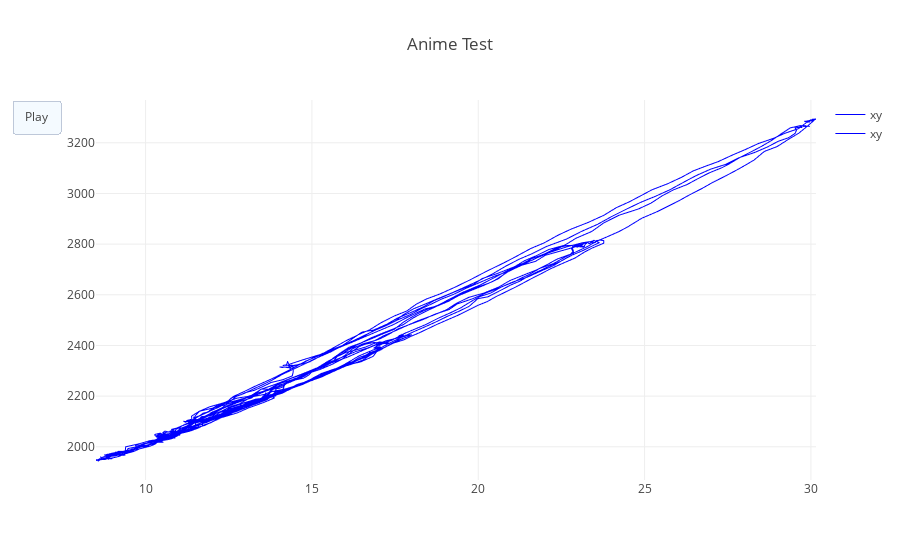

Notebook cell for this chart:
### Code cell
trace0 = go.Scattergl(
        x = ynew[adjX:],
        y = SensorData[adjY:],
        name ="xy",
        mode = 'lines',
        line=dict(
            width=1, color='blue'
        )
)
data2 = [trace0,trace0]

layout2=dict(
            title='Anime Test', hovermode='closest',
            updatemenus= [{'type': 'buttons',
                           'buttons': [{'label': 'Play',
                                        'method': 'animate',
                                        'args': [None]}]}])

M = (len(SensorData)-adjY)//10
x2 = ynew[adjX::10]
y2 = SensorData[adjY::10]
frames2=[dict(data=[dict(x=[x2[k]], 
                        y=[y2[k]], 
                        mode='markers', 
                        marker=dict(color='red', size=10)
                        )
                  ]) for k in range(M-2)]  

figure2 = dict(data=data2, layout=layout2, frames=frames2)
iplot(figure2, filename='Animation')

### Figure 1 — Plotly figure (JSON) as saved in the notebook; plotly's stock layout.template omitted (floating-point values rounded to 4 significant figures; data arrays with more than 128 entries replaced by an {"elided": "..."} marker saying what was removed)
{"data": [{"line": {"color": "blue", "width": 1}, "mode": "lines", "name": "xy", "type": "scattergl", "x": {"elided": "1925 float values"}, "y": {"elided": "1942 str values"}}, {"line": {"color": "blue", "width": 1}, "mode": "lines", "name": "xy", "type": "scattergl", "x": {"elided": "1925 float values"}, "y": {"elided": "1942 str values"}}], "layout": {"hovermode": "closest", "title": "Anime Test", "updatemenus": [{"buttons": [{"args": [null], "label": "Play", "method": "animate"}], "type": "buttons"}]}}
